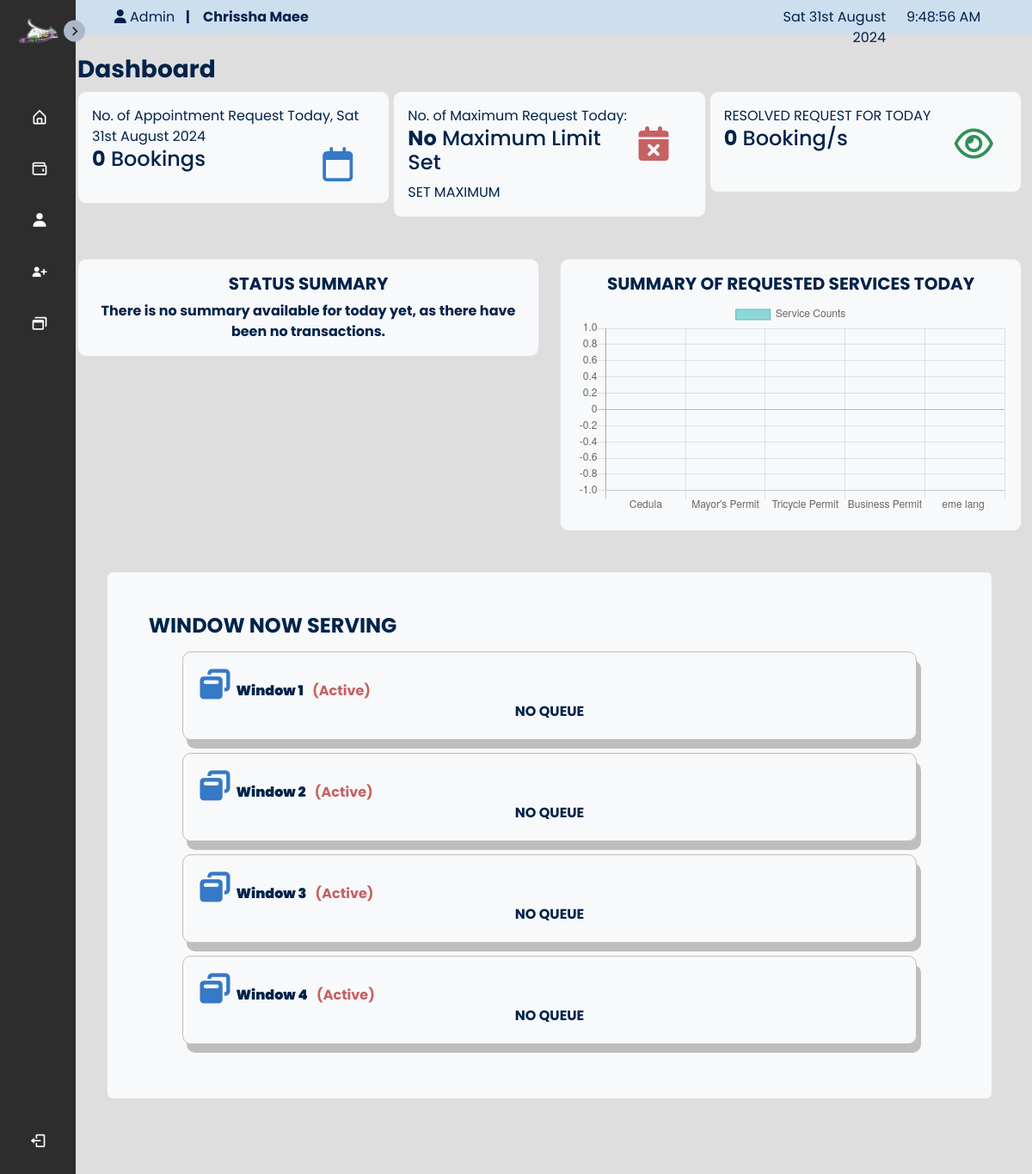
The app's page /admin/adminpage.php (signed in) with its own data.
### tables this page shows
CREATE TABLE `window` (
  `window_id` int(11) NOT NULL,
  `window_name` varchar(50) NOT NULL,
  `window_desc` text NOT NULL,
  `processor_id` int(11) NOT NULL,
  `w_status` int(11) NOT NULL DEFAULT 1 COMMENT '0=inactive, 1=active'
);

### admin/adminpage.php (the view, shortened to what the rows shown need)
<?php
require '../config.php';
$current_date = date('Y-m-d');
?>
<!DOCTYPE html>
<html lang="en">
<head>
    <?php include('../inc/header.php'); ?>
    <link rel="stylesheet" href="../css/AdminStyle.css">
</head>
<body>
    <section class="home">
        <div class="cont">
            <?php
            $result1 = mysqli_query($connect, "SELECT queue_transaction.*, u_name, service_name, window.window_id FROM users, queue_list, service, window, queue_transaction WHERE trans_status = 1 and trans_date = '$current_date' AND queue_list.queue_id=queue_transaction.queue_id AND users.id =queue_list.user_id AND window.processor_id= queue_transaction.processor_id AND service.service_id=queue_list.service_id ORDER BY queue_transaction.trans_id ASC");
            $processing = mysqli_num_rows($result1);
            $result2 = mysqli_query($connect, "SELECT queue_transaction.*, u_name, service_name, window.window_id FROM users, queue_list, service, window, queue_transaction WHERE trans_status = 2 and trans_date = '$current_date' AND queue_list.queue_id=queue_transaction.queue_id AND users.id =queue_list.user_id AND window.processor_id= queue_transaction.processor_id AND service.service_id=queue_list.service_id ORDER BY queue_transaction.trans_id ASC");
            $finished = mysqli_num_rows($result2);
            $result3 = mysqli_query($connect, "SELECT queue_transaction.*, u_name, service_name, window.window_id FROM users, queue_list, service, window, queue_transaction WHERE trans_status = 3 and trans_date = '$current_date' AND queue_list.queue_id=queue_transaction.queue_id AND users.id =queue_list.user_id AND window.processor_id= queue_transaction.processor_id AND service.service_id=queue_list.service_id ORDER BY queue_transaction.trans_id ASC");
            $void = mysqli_num_rows($result3);
            $result4 = mysqli_query($connect, "SELECT * FROM queue_list WHERE status = 0 and date_created = '$current_date' ");
            $pending = mysqli_num_rows($result4);
            $sqlservices = "SELECT s.service_id, s.service_name, COUNT(q.service_id) AS count FROM service s LEFT JOIN queue_list q ON s.service_id = q.service_id AND q.date_created = '$current_date' GROUP BY s.service_id, s.service_name";
            $resultchart = $connect->query($sqlservices);
            $serviceNames = array();
            $serviceCounts = array();
            while ($row = $resultchart->fetch_assoc()) {
                $serviceNames[] = $row['service_name'];
                $serviceCounts[] = $row['count'];
            }
            ?>
            <div id="reload">
                <div class="col-11 mx-auto my-5 bg-light rounded">
                    <div class="col-sm-12 mx-auto p-5">
                        <?php
                        $sql = "select * FROM window";
                        $dataset = $connect->query($sql) or die("Error query");
                        $window_stat = '';
                        if (mysqli_num_rows($dataset) > 0) {
                            while ($data = $dataset->fetch_array()) {
                                if ($data[4] == 1) {
                                    $window_stat = 'Active';
                                } else {
                                    $window_stat = 'Inactive';
                                }
                                $windowID = $data[0];
                                echo '<div class="col-sm-11 mx-auto" id= "window_service">';
                                echo '<div class="col-10"><i id="window" class="fa-solid fa-window-restore"></i>&nbsp;&nbsp;<b>' . $data[1] . '</b> &nbsp; <span style="color: #c66161;">(' . $window_stat . ')</span></div>';
                        ?>
                                <?php
                                $sql = "SELECT queue_transaction.*, u_name, countdown, service_name, window.window_id, window_name FROM users, queue_list, service, window, queue_transaction WHERE trans_status = 1 and trans_date = '$current_date' AND queue_list.queue_id=queue_transaction.queue_id AND users.id =queue_list.user_id AND window.processor_id= queue_transaction.processor_id AND service.service_id=queue_list.service_id AND window.window_id=$windowID ORDER BY queue_transaction.trans_id ASC";
                                $dataset2 = $connect->query($sql) or die("Error query");
                                $window_stat = '';
                                if (mysqli_num_rows($dataset2) > 0) {
                                    echo '<div class="col-10 mx-auto bg-light rounded">
<div class="col-sm-12 mx-auto ">';
                                    while ($data = $dataset2->fetch_assoc()) {
                                        $window_name = $data['window_name'];
                                        $queue_id = $data['queue_id'];
                                        $countdown =  $data['countdown'];
                                        $div_id = "myDiv_" . $queue_id;
                                        echo '<div class="alert alert-warning col-sm-11 mx-auto" id="window_service' . $div_id . '">';
                                        echo ' <center>
<h2><b> # &nbsp;' . $queue_id . '</b></h2>
<div class="myDiv" id="' . $div_id . '"></div>
</center>';
                                        echo '</div>';
                                ?>
                                        <script>
                                            $(document).ready(function() {
                                                var countdownDuration = 300;
                                                var eme = "<?php echo $countdown; ?>";
                                                var targetTime = Date.parse(eme);
                                                var startTime = targetTime;
                                                // Calculate the end time of the countdown
                                                var endTime = startTime + countdownDuration * 1000;
                                                // Create a function to update the countdown timer
                                                function updateCountdown() {
                                                    var currentTime = Date.now();
                                                    var remainingTime = Math.floor((endTime - currentTime) / 1000);
                                                    var div_id = "<?php echo $div_id; ?>"; // Get the unique ID for this countdown timer
                                                    if (remainingTime <= 0) {
                                                        clearInterval(intervalId);
                                                        $('#' + div_id).text("Time's up!");
                                                        $('#window_service' + div_id).removeClass('alert-warning').addClass('alert-danger');
                                                    } else {
                                                        var minutes = Math.floor(remainingTime / 60);
                                                        var seconds = remainingTime % 60;
                                                        var timeString = "Time remaining: ";
                                                        if (minutes > 0) {
                                                            timeString += minutes + " minute" + (minutes > 1 ? "s" : "") + " ";
                                                        }
                                                        timeString += seconds + " second" + (seconds > 1 ? "s" : "");
                                                        $('#' + div_id).text(timeString);
                                                    }
                                                }
                                                var intervalId = setInterval(updateCountdown, 1000);
                                            });
                                        </script>
                                <?php
                                    }
                                    echo '</div></div>';
                                } else {
                                    echo '<CENter>NO QUEUE</CENter>';
                                }
                                ?>
                        <?php
                                echo '</div>';
                            }
                        } else {
                            echo "No Windows Yet";
                        }
                        ?>
                    </div>
                </div>
            </div>
        </div>
    </section>
    <script>
        var pending = <?php echo $pending; ?>;
        var processing = <?php echo $processing; ?>;
        var finished = <?php echo $finished; ?>;
        var voidval = <?php echo $void; ?>;
        var xValues = ["Pending", "Processing", "Finished", "Void"];
        var yValues = [pending, processing, finished, voidval];
        //var yValues = [1, 2, 3, 4];
        var barColors = [
            "#2F5F98",
            "#2D8BBB",
            "#2D8BBA",
            "#41B8D5"
        ];
        new Chart("myChart", {
            type: "doughnut",
            data: {
                labels: xValues,
                datasets: [{
                    backgroundColor: barColors,
                    data: yValues
                }]
            },
        });
    </script>
    <script>
        // Retrieve the data from PHP variables
        var serviceIds = <?php echo json_encode($serviceNames); ?>;
        var serviceCounts = <?php echo json_encode($serviceCounts); ?>;
        // Create the chart using Chart.js
        var ctx = document.getElementById('myChartBar').getContext('2d');
        new Chart(ctx, {
            type: 'bar',
            data: {
                labels: serviceIds,
                datasets: [{
                    label: 'Service Counts',
                    data: serviceCounts,
                    backgroundColor: 'rgba(75, 192, 192, 0.6)',
                    borderColor: 'rgba(75, 192, 192, 1)',
                    borderWidth: 1
                }]
            },
            options: {
                scales: {
                    y: {
                        beginAtZero: true,
                        stepSize: 1
                    }
                }
            }
        });
    </script>
</body>
</html>

### records on screen
window: window_name "Window 1", w_status "Active"
window: window_name "Window 2", w_status "Active"
window: window_name "Window 3", w_status "Active"
window: window_name "Window 4", w_status "Active"

### other values on screen
$_SESSION['admin']['u_name'] "Chrissha Maee"
$date "Sat 31st August 2024"
$result "0"
$num_rows "0"
